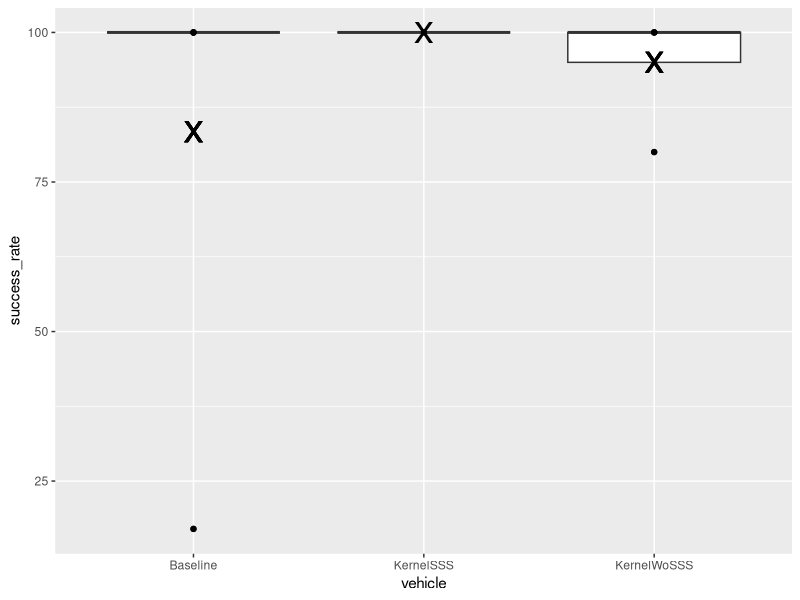
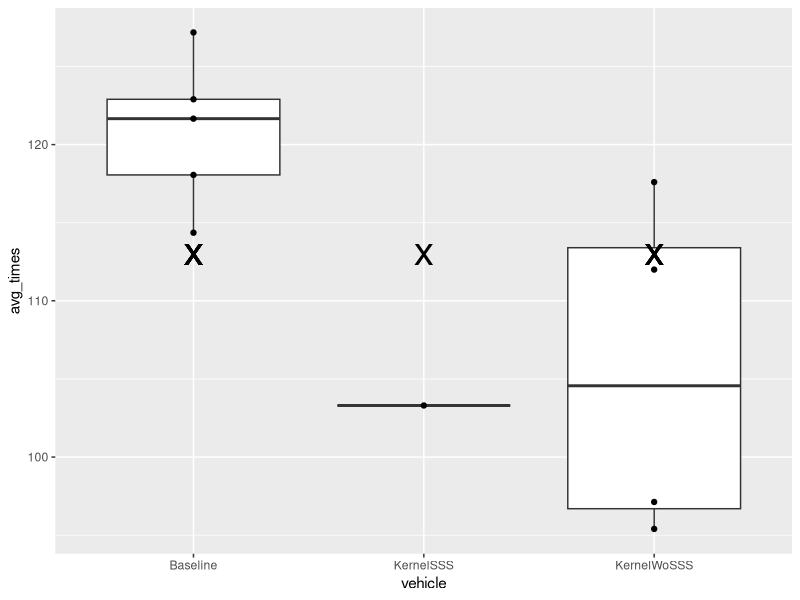

Here is the R script that generated these plots, in order:
## ---- chunk 1
knitr::opts_chunk$set(echo = FALSE)

data = read.csv("DataTable.csv")
library(ggplot2)
library(dplyr)
library(tidyr)
library(knitr)

## ---- chunk 2
kernel_gen = data %>%
  filter(EvalName=="KernelGen")%>%
  select(kernel_mode, map_name, avg_times)%>%
  group_by(map_name)

# tab = table(kernel_gen$map_name, c)

kable(kernel_gen)
## ---- chunk 3
kernel_gen = data %>%
  filter(EvalName=="PerfTable")%>%
  select(vehicle, crashes,  avg_times, success_rate)

kable(kernel_gen)
## ---- chunk 4
repeatability = data %>%
  filter(EvalName=="Repeatability") %>%
  filter(avg_times<1000)%>%
  select(map_name, avg_times, success_rate, vehicle)%>%
  group_by(vehicle)%>%
  mutate(mean_time=mean(success_rate))%>%
  ggplot(aes(x=vehicle, y=success_rate, group=vehicle))+
  geom_boxplot()+
  geom_point()+
  geom_point(aes(y=mean_time), shape='x', size=10)
repeatability
## ---- chunk 5
repeatability = data %>%
  filter(EvalName=="Repeatability") %>%
  filter(avg_times<1000)%>%
  select(map_name, avg_times, success_rate, vehicle)%>%
  # group_by(vehicle)%>%
  mutate(mean_time=mean(avg_times))%>%
  ggplot(aes(x=vehicle, y=avg_times, group=vehicle))+
  geom_boxplot()+
  geom_point()+
  geom_point(aes(y=mean_time), shape='x', size=10)
repeatability
